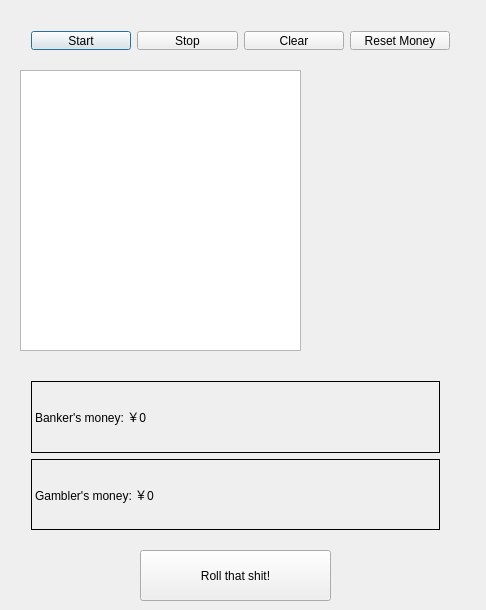
<?xml version="1.0" encoding="UTF-8"?>
<ui version="4.0">
 <class>Dialog</class>
 <widget class="QDialog" name="Dialog">
  <property name="geometry">
   <rect>
    <x>0</x>
    <y>0</y>
    <width>486</width>
    <height>610</height>
   </rect>
  </property>
  <property name="windowTitle">
   <string>Dialog</string>
  </property>
  <widget class="QWidget" name="horizontalLayoutWidget">
   <property name="geometry">
    <rect>
     <x>20</x>
     <y>20</y>
     <width>441</width>
     <height>41</height>
    </rect>
   </property>
   <layout class="QHBoxLayout" name="horizontalLayout">
    <item>
     <widget class="QPushButton" name="btnStart">
      <property name="text">
       <string>Start</string>
      </property>
     </widget>
    </item>
    <item>
     <widget class="QPushButton" name="btnStop">
      <property name="text">
       <string>Stop</string>
      </property>
     </widget>
    </item>
    <item>
     <widget class="QPushButton" name="btnClear">
      <property name="text">
       <string>Clear</string>
      </property>
     </widget>
    </item>
    <item>
     <widget class="QPushButton" name="pushButton">
      <property name="text">
       <string>Reset Money</string>
      </property>
     </widget>
    </item>
   </layout>
  </widget>
  <widget class="QPlainTextEdit" name="plainTextEdit">
   <property name="geometry">
    <rect>
     <x>20</x>
     <y>70</y>
     <width>281</width>
     <height>281</height>
    </rect>
   </property>
  </widget>
  <widget class="QWidget" name="verticalLayoutWidget_2">
   <property name="geometry">
    <rect>
     <x>20</x>
     <y>370</y>
     <width>431</width>
     <height>171</height>
    </rect>
   </property>
   <layout class="QVBoxLayout" name="verticalLayout_2">
    <item>
     <widget class="QLabel" name="LabA">
      <property name="frameShape">
       <enum>QFrame::Box</enum>
      </property>
      <property name="text">
       <string>Banker's money: ￥0</string>
      </property>
     </widget>
    </item>
    <item>
     <widget class="QLabel" name="LabB">
      <property name="frameShape">
       <enum>QFrame::Box</enum>
      </property>
      <property name="text">
       <string>Gambler's money: ￥0</string>
      </property>
     </widget>
    </item>
   </layout>
  </widget>
  <widget class="QLabel" name="LabPic2">
   <property name="geometry">
    <rect>
     <x>320</x>
     <y>210</y>
     <width>161</width>
     <height>141</height>
    </rect>
   </property>
   <property name="frameShape">
    <enum>QFrame::NoFrame</enum>
   </property>
   <property name="text">
    <string/>
   </property>
   <property name="pixmap">
    <pixmap resource="res.qrc">:/images/d0.jpg</pixmap>
   </property>
  </widget>
  <widget class="QLabel" name="LabPic1">
   <property name="geometry">
    <rect>
     <x>320</x>
     <y>70</y>
     <width>161</width>
     <height>141</height>
    </rect>
   </property>
   <property name="frameShape">
    <enum>QFrame::NoFrame</enum>
   </property>
   <property name="text">
    <string/>
   </property>
   <property name="pixmap">
    <pixmap resource="res.qrc">:/images/d0.jpg</pixmap>
   </property>
  </widget>
  <widget class="QPushButton" name="btnRoll">
   <property name="geometry">
    <rect>
     <x>140</x>
     <y>550</y>
     <width>191</width>
     <height>51</height>
    </rect>
   </property>
   <property name="text">
    <string>Roll that shit!</string>
   </property>
  </widget>
 </widget>
 <layoutdefault spacing="6" margin="11"/>
 <resources>
  <include location="res.qrc"/>
 </resources>
 <connections/>
</ui>
